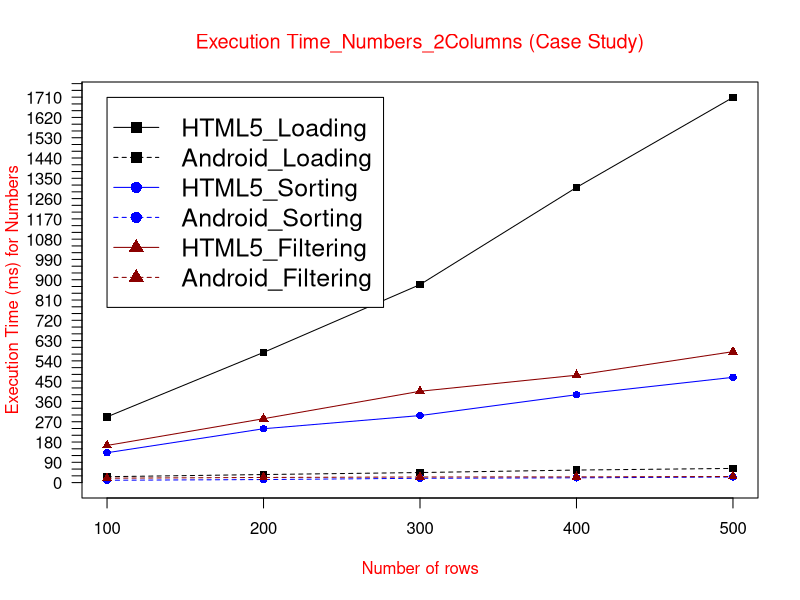

Here is the R script that generated this plot:
data <- read.table("(CS)ETnum2col.txt", header = TRUE)

max_y <- max(data)
plot_colors <- c("black", "blue", "red4")
png(filename="(CS)ETnum2Col.png", height = 1000, width = 1300, bg = "white")
plot(data$HTML5_Loading, type = "o", col = plot_colors[1], pch=15,  ylim=c(0,max_y), axes=FALSE, ann=FALSE)
axis(1, at=1:5, lab=c("100", "200", "300", "400", "500"))
axis(2, las=1, at=30*0:max_y, cex.axis = 1)

box()
lines(data$Android_Loading, type="o", pch=15, lty=2, col=plot_colors[1])
lines(data$HTML5_Sorting, type="o", pch=16, lty=1,  col=plot_colors[2])
lines(data$Android_Sorting, type="o", pch=16, lty=2,  col=plot_colors[2])   
lines(data$HTML5_Filtering, type="o", pch=17, lty=1, col=plot_colors[3])
lines(data$Android_Filtering, type="o", pch=17, lty=2,   col=plot_colors[3])

title(main="Execution Time_Numbers_2Columns (Case Study)", col.main="red", font.main=6)
title(xlab= "Number of rows", col.lab="red")
title(ylab= "Execution Time (ms) for Numbers", col.lab="red")
legend(1, max_y, names(data), cex=1.5, col=c("black", "black","blue", "blue","red4","red4"), pch=c(15,15,16,16,17,17), lty=c(1,2,1,2,1,2));


dev.off()
